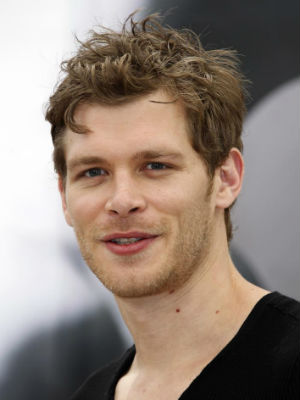
#> input picture joseph.jpg, 300 x 400 px
$ python NoiseReduction.py
#> lines starting #> are read from the running program, lines starting #| are printed output that depends on the picture
import numpy as np
import cv2
from matplotlib import pyplot as plt

img = cv2.imread('joseph.jpg', 0)
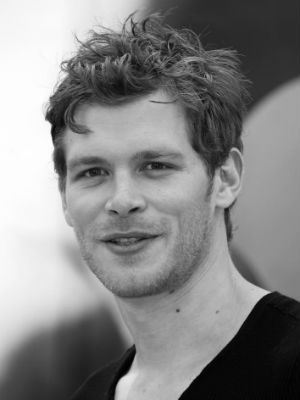
#> img: shape (400, 300); min 0, max 255, mean 133.2
#img = cv.imread('2_2019_11_18_45_foto_frente_doc.jpeg',0)

def fastNlMeansDenoisingColored(img):
    dst = cv2.fastNlMeansDenoisingColored(img,None,10,10,7,21)

    final = np.hstack([np.hstack([np.hstack([img]), np.hstack([dst])])])

    cv2.imshow('FastNlMeansDenoisingColored', final)
    cv2.waitKey(0)

def thresholdAnd(img):
    # global thresholding
    #133 132.0
    ret1,th1 = cv.threshold(img,127,255,cv.THRESH_BINARY)
    # Otsu's thresholding
    ret2,th2 = cv.threshold(img,0,255,cv.THRESH_BINARY+cv.THRESH_OTSU)
    # Otsu's thresholding after Gaussian filtering
    blur = cv.GaussianBlur(img,(5,5),0)
    ret3,th3 = cv.threshold(blur,0,255,cv.THRESH_BINARY+cv.THRESH_OTSU)
    # plot all the images and their histograms
    images = [img, 0, th1,
              img, 0, th2,
              blur, 0, th3]
    titles = ['Original Noisy Image','Histogram','Global Thresholding (v=127)',
              'Original Noisy Image','Histogram',"Otsu's Thresholding",
              'Gaussian filtered Image','Histogram',"Otsu's Thresholding"]

    for i in range(3):
        plt.subplot(3,3,i*3+1), plt.imshow(images[i*3],'gray')
        plt.title(titles[i*3]), plt.xticks([]), plt.yticks([])
        plt.subplot(3,3,i*3+2), plt.hist(images[i*3].ravel(),256)
        plt.title(titles[i*3+1]), plt.xticks([]), plt.yticks([])
        plt.subplot(3,3,i*3+3), plt.imshow(images[i*3+2],'gray')
        plt.title(titles[i*3+2]), plt.xticks([]), plt.yticks([])
